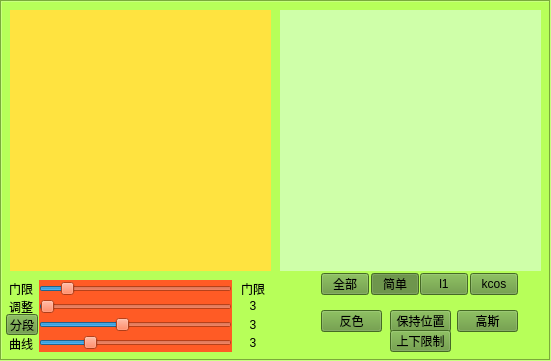
     <widget class="QFrame" name="zzsetck">
      <property name="geometry">
       <rect>
        <x>120</x>
        <y>80</y>
        <width>551</width>
        <height>361</height>
       </rect>
      </property>
      <property name="autoFillBackground">
       <bool>false</bool>
      </property>
      <property name="styleSheet">
       <string notr="true">background-color: rgb(183, 255, 89);
border-color: rgb(67, 152, 30);</string>
      </property>
      <property name="frameShape">
       <enum>QFrame::Box</enum>
      </property>
      <property name="frameShadow">
       <enum>QFrame::Sunken</enum>
      </property>
      <widget class="QLabel" name="label_3">
       <property name="geometry">
        <rect>
         <x>6</x>
         <y>280</y>
         <width>30</width>
         <height>18</height>
        </rect>
       </property>
       <property name="text">
        <string>门限</string>
       </property>
       <property name="alignment">
        <set>Qt::AlignCenter</set>
       </property>
      </widget>
      <widget class="QWidget" name="xieziBan" native="true">
       <property name="geometry">
        <rect>
         <x>280</x>
         <y>10</y>
         <width>261</width>
         <height>261</height>
        </rect>
       </property>
       <property name="styleSheet">
        <string notr="true">background-color: rgb(207, 255, 169);
border-color: rgb(108, 108, 108);</string>
       </property>
      </widget>
      <widget class="QSlider" name="menxian">
       <property name="geometry">
        <rect>
         <x>39</x>
         <y>280</y>
         <width>193</width>
         <height>18</height>
        </rect>
       </property>
       <property name="styleSheet">
        <string notr="true">background-color: rgb(255, 91, 37);</string>
       </property>
       <property name="minimum">
        <number>1</number>
       </property>
       <property name="maximum">
        <number>200</number>
       </property>
       <property name="pageStep">
        <number>1</number>
       </property>
       <property name="value">
        <number>25</number>
       </property>
       <property name="orientation">
        <enum>Qt::Horizontal</enum>
       </property>
      </widget>
      <widget class="QToolButton" name="fanse">
       <property name="geometry">
        <rect>
         <x>321</x>
         <y>310</y>
         <width>61</width>
         <height>22</height>
        </rect>
       </property>
       <property name="styleSheet">
        <string notr="true">selection-color: rgb(255, 191, 30);
selection-background-color: rgb(82, 215, 255);
background-color: rgb(96, 149, 52);</string>
       </property>
       <property name="text">
        <string>反色</string>
       </property>
       <property name="checkable">
        <bool>true</bool>
       </property>
       <property name="checked">
        <bool>false</bool>
       </property>
      </widget>
      <widget class="QToolButton" name="gaosi">
       <property name="geometry">
        <rect>
         <x>457</x>
         <y>310</y>
         <width>61</width>
         <height>22</height>
        </rect>
       </property>
       <property name="styleSheet">
        <string notr="true">selection-color: rgb(255, 191, 30);
selection-background-color: rgb(82, 215, 255);
background-color: rgb(96, 149, 52);</string>
       </property>
       <property name="text">
        <string>高斯</string>
       </property>
       <property name="checkable">
        <bool>true</bool>
       </property>
       <property name="checked">
        <bool>false</bool>
       </property>
      </widget>
      <widget class="QToolButton" name="baochi">
       <property name="geometry">
        <rect>
         <x>390</x>
         <y>310</y>
         <width>61</width>
         <height>22</height>
        </rect>
       </property>
       <property name="styleSheet">
        <string notr="true">selection-color: rgb(255, 191, 30);
selection-background-color: rgb(82, 215, 255);
background-color: rgb(96, 149, 52);</string>
       </property>
       <property name="text">
        <string>保持位置</string>
       </property>
       <property name="checkable">
        <bool>true</bool>
       </property>
       <property name="checked">
        <bool>false</bool>
       </property>
      </widget>
      <widget class="QToolButton" name="gaosi_2">
       <property name="geometry">
        <rect>
         <x>321</x>
         <y>273</y>
         <width>48</width>
         <height>22</height>
        </rect>
       </property>
       <property name="styleSheet">
        <string notr="true">selection-color: rgb(255, 191, 30);
selection-background-color: rgb(82, 215, 255);
background-color: rgb(96, 149, 52);</string>
       </property>
       <property name="text">
        <string>全部</string>
       </property>
       <property name="checkable">
        <bool>true</bool>
       </property>
       <property name="checked">
        <bool>false</bool>
       </property>
       <property name="autoExclusive">
        <bool>true</bool>
       </property>
      </widget>
      <widget class="QToolButton" name="gaosi_3">
       <property name="geometry">
        <rect>
         <x>371</x>
         <y>273</y>
         <width>48</width>
         <height>22</height>
        </rect>
       </property>
       <property name="styleSheet">
        <string notr="true">selection-color: rgb(255, 191, 30);
selection-background-color: rgb(82, 215, 255);
background-color: rgb(96, 149, 52);</string>
       </property>
       <property name="text">
        <string>简单</string>
       </property>
       <property name="checkable">
        <bool>true</bool>
       </property>
       <property name="checked">
        <bool>true</bool>
       </property>
       <property name="autoExclusive">
        <bool>true</bool>
       </property>
      </widget>
      <widget class="QToolButton" name="gaosi_4">
       <property name="geometry">
        <rect>
         <x>420</x>
         <y>273</y>
         <width>48</width>
         <height>22</height>
        </rect>
       </property>
       <property name="styleSheet">
        <string notr="true">selection-color: rgb(255, 191, 30);
selection-background-color: rgb(82, 215, 255);
background-color: rgb(96, 149, 52);</string>
       </property>
       <property name="text">
        <string>l1</string>
       </property>
       <property name="checkable">
        <bool>true</bool>
       </property>
       <property name="checked">
        <bool>false</bool>
       </property>
       <property name="autoExclusive">
        <bool>true</bool>
       </property>
      </widget>
      <widget class="QToolButton" name="gaosi_5">
       <property name="geometry">
        <rect>
         <x>470</x>
         <y>273</y>
         <width>48</width>
         <height>22</height>
        </rect>
       </property>
       <property name="styleSheet">
        <string notr="true">selection-color: rgb(255, 191, 30);
selection-background-color: rgb(82, 215, 255);
background-color: rgb(96, 149, 52);</string>
       </property>
       <property name="text">
        <string>kcos</string>
       </property>
       <property name="checkable">
        <bool>true</bool>
       </property>
       <property name="checked">
        <bool>false</bool>
       </property>
       <property name="autoExclusive">
        <bool>true</bool>
       </property>
      </widget>
      <widget class="QLabel" name="menValue">
       <property name="geometry">
        <rect>
         <x>233</x>
         <y>280</y>
         <width>40</width>
         <height>18</height>
        </rect>
       </property>
       <property name="text">
        <string>门限</string>
       </property>
       <property name="alignment">
        <set>Qt::AlignCenter</set>
       </property>
      </widget>
      <widget class="QLabel" name="lvbosize">
       <property name="geometry">
        <rect>
         <x>233</x>
         <y>297</y>
         <width>40</width>
         <height>18</height>
        </rect>
       </property>
       <property name="text">
        <string>3</string>
       </property>
       <property name="alignment">
        <set>Qt::AlignCenter</set>
       </property>
      </widget>
      <widget class="QLabel" name="label_4">
       <property name="geometry">
        <rect>
         <x>6</x>
         <y>298</y>
         <width>30</width>
         <height>18</height>
        </rect>
       </property>
       <property name="text">
        <string>调整</string>
       </property>
       <property name="alignment">
        <set>Qt::AlignCenter</set>
       </property>
      </widget>
      <widget class="QSlider" name="lvbo">
       <property name="geometry">
        <rect>
         <x>39</x>
         <y>298</y>
         <width>193</width>
         <height>18</height>
        </rect>
       </property>
       <property name="styleSheet">
        <string notr="true">background-color: rgb(255, 91, 37);</string>
       </property>
       <property name="minimum">
        <number>0</number>
       </property>
       <property name="maximum">
        <number>120</number>
       </property>
       <property name="singleStep">
        <number>1</number>
       </property>
       <property name="pageStep">
        <number>1</number>
       </property>
       <property name="value">
        <number>1</number>
       </property>
       <property name="orientation">
        <enum>Qt::Horizontal</enum>
       </property>
      </widget>
      <widget class="QToolButton" name="fenduan">
       <property name="geometry">
        <rect>
         <x>6</x>
         <y>314</y>
         <width>32</width>
         <height>21</height>
        </rect>
       </property>
       <property name="styleSheet">
        <string notr="true">selection-color: rgb(255, 191, 30);
selection-background-color: rgb(82, 215, 255);
background-color: rgb(96, 149, 52);</string>
       </property>
       <property name="text">
        <string>分段</string>
       </property>
       <property name="checkable">
        <bool>true</bool>
       </property>
       <property name="checked">
        <bool>false</bool>
       </property>
      </widget>
      <widget class="QLabel" name="label_6">
       <property name="geometry">
        <rect>
         <x>6</x>
         <y>335</y>
         <width>30</width>
         <height>18</height>
        </rect>
       </property>
       <property name="text">
        <string>曲线</string>
       </property>
       <property name="alignment">
        <set>Qt::AlignCenter</set>
       </property>
      </widget>
      <widget class="QSlider" name="zhixian">
       <property name="geometry">
        <rect>
         <x>39</x>
         <y>334</y>
         <width>193</width>
         <height>18</height>
        </rect>
       </property>
       <property name="styleSheet">
        <string notr="true">background-color: rgb(255, 91, 37);</string>
       </property>
       <property name="minimum">
        <number>1</number>
       </property>
       <property name="maximum">
        <number>200</number>
       </property>
       <property name="singleStep">
        <number>1</number>
       </property>
       <property name="pageStep">
        <number>1</number>
       </property>
       <property name="value">
        <number>50</number>
       </property>
       <property name="orientation">
        <enum>Qt::Horizontal</enum>
       </property>
       <property name="invertedAppearance">
        <bool>false</bool>
       </property>
       <property name="invertedControls">
        <bool>false</bool>
       </property>
       <property name="tickPosition">
        <enum>QSlider::NoTicks</enum>
       </property>
       <property name="tickInterval">
        <number>10</number>
       </property>
      </widget>
      <widget class="QSlider" name="guaidian">
       <property name="geometry">
        <rect>
         <x>39</x>
         <y>316</y>
         <width>193</width>
         <height>18</height>
        </rect>
       </property>
       <property name="styleSheet">
        <string notr="true">background-color: rgb(255, 91, 37);</string>
       </property>
       <property name="minimum">
        <number>1</number>
       </property>
       <property name="maximum">
        <number>300</number>
       </property>
       <property name="singleStep">
        <number>1</number>
       </property>
       <property name="pageStep">
        <number>1</number>
       </property>
       <property name="value">
        <number>129</number>
       </property>
       <property name="orientation">
        <enum>Qt::Horizontal</enum>
       </property>
       <property name="invertedAppearance">
        <bool>false</bool>
       </property>
       <property name="invertedControls">
        <bool>false</bool>
       </property>
       <property name="tickPosition">
        <enum>QSlider::NoTicks</enum>
       </property>
       <property name="tickInterval">
        <number>0</number>
       </property>
      </widget>
      <widget class="QLabel" name="guaidianValue">
       <property name="geometry">
        <rect>
         <x>233</x>
         <y>316</y>
         <width>40</width>
         <height>18</height>
        </rect>
       </property>
       <property name="text">
        <string>3</string>
       </property>
       <property name="alignment">
        <set>Qt::AlignCenter</set>
       </property>
      </widget>
      <widget class="QLabel" name="zhixianValue">
       <property name="geometry">
        <rect>
         <x>233</x>
         <y>334</y>
         <width>40</width>
         <height>17</height>
        </rect>
       </property>
       <property name="text">
        <string>3</string>
       </property>
       <property name="alignment">
        <set>Qt::AlignCenter</set>
       </property>
      </widget>
      <widget class="QWidget" name="yuantuRQ" native="true">
       <property name="geometry">
        <rect>
         <x>10</x>
         <y>10</y>
         <width>261</width>
         <height>261</height>
        </rect>
       </property>
       <property name="styleSheet">
        <string notr="true">background-color: rgb(255, 227, 64);</string>
       </property>
      </widget>
      <widget class="QToolButton" name="shangxiaBuyuejie">
       <property name="geometry">
        <rect>
         <x>390</x>
         <y>330</y>
         <width>61</width>
         <height>22</height>
        </rect>
       </property>
       <property name="styleSheet">
        <string notr="true">selection-color: rgb(255, 191, 30);
selection-background-color: rgb(82, 215, 255);
background-color: rgb(96, 149, 52);</string>
       </property>
       <property name="text">
        <string>上下限制</string>
       </property>
       <property name="checkable">
        <bool>true</bool>
       </property>
       <property name="checked">
        <bool>false</bool>
       </property>
      </widget>
     </widget>
